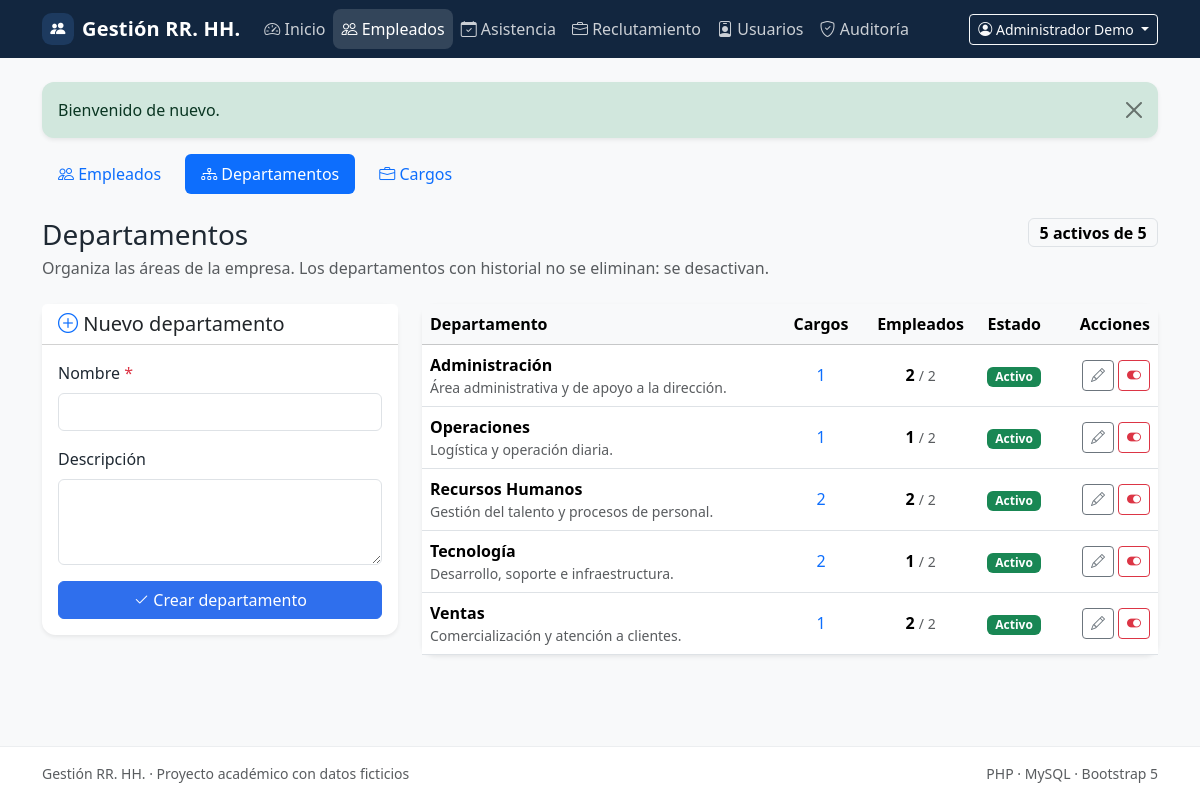
The page /departments (signed in) on the database its author committed.
### tables this page shows
CREATE TABLE IF NOT EXISTS users (
    id BIGINT UNSIGNED NOT NULL AUTO_INCREMENT,
    name VARCHAR(120) NOT NULL,
    email VARCHAR(190) NOT NULL,
    password_hash VARCHAR(255) NOT NULL,
    password_changed_at DATETIME(6) NULL,
    role ENUM('admin', 'hr') NOT NULL DEFAULT 'hr',
    is_active TINYINT(1) NOT NULL DEFAULT 1,
    last_login_at DATETIME NULL,
    created_at TIMESTAMP NOT NULL DEFAULT CURRENT_TIMESTAMP,
    updated_at TIMESTAMP NOT NULL DEFAULT CURRENT_TIMESTAMP ON UPDATE CURRENT_TIMESTAMP,
    PRIMARY KEY (id),
    UNIQUE KEY uq_users_email (email),
    KEY idx_users_role_active (role, is_active)
);

CREATE TABLE IF NOT EXISTS departments (
    id BIGINT UNSIGNED NOT NULL AUTO_INCREMENT,
    name VARCHAR(100) NOT NULL,
    description TEXT NULL,
    is_active TINYINT(1) NOT NULL DEFAULT 1,
    created_at TIMESTAMP NOT NULL DEFAULT CURRENT_TIMESTAMP,
    updated_at TIMESTAMP NOT NULL DEFAULT CURRENT_TIMESTAMP ON UPDATE CURRENT_TIMESTAMP,
    PRIMARY KEY (id),
    UNIQUE KEY uq_departments_name (name),
    KEY idx_departments_active (is_active)
);

### src/Modules/Employees/Views/departments/index.php (the view, shortened to what the rows shown need)
<?php
$activeTab = 'departments';
require __DIR__ . '/../partials/tabs.php';
?>
<div class="d-flex flex-wrap justify-content-between align-items-start gap-3 mb-4">
    <div>
        <h1 class="h3 mb-1">Departamentos</h1>
    </div>
</div>
<div class="row g-4">
    <div class="col-12 col-xl-4">
        <div class="card border-0 shadow-sm">
            <div class="card-header bg-white">
                <h2 class="h5 mb-0"><i class="bi bi-plus-circle text-primary"></i> Nuevo departamento</h2>
            </div>
        </div>
    </div>
    <div class="col-12 col-xl-8">
        <div class="card border-0 shadow-sm">
            <?php if ($departments === []): ?>
                <div class="card-body py-5 text-center">
                    <i class="bi bi-diagram-3 display-5 text-body-tertiary"></i>
                    <h2 class="h5 mt-3">Todavía no hay departamentos</h2>
                    <p class="text-body-secondary mb-0">Crea el primero con el formulario de la izquierda.</p>
                </div>
            <?php else: ?>
                <div class="table-responsive">
                    <table class="table table-hover align-middle mb-0">
                        <thead class="table-light">
                        <tr>
                            <th scope="col">Departamento</th>
                            <th scope="col" class="text-center">Cargos</th>
                            <th scope="col" class="text-center">Empleados</th>
                            <th scope="col">Estado</th>
                            <th scope="col" class="text-end">Acciones</th>
                        </tr>
                        </thead>
                        <tbody>
                        <?php foreach ($departments as $department): ?>
                            <?php
                            $isActive = (int) $department['is_active'] === 1;
                            $statusClass = $isActive ? 'success' : 'secondary';
                            ?>
                            <tr>
                                <td>
                                    <span class="fw-semibold"><?= e((string) $department['name']) ?></span>
                                    <?php if ($department['description'] !== null && $department['description'] !== ''): ?>
                                        <div class="small text-body-secondary">
                                            <?= e((string) $department['description']) ?>
                                        </div>
                                    <?php endif; ?>
                                </td>
                                <td class="text-center">
                                    <a href="/positions?department_id=<?= (int) $department['id'] ?>"
                                       class="text-decoration-none">
                                        <?= (int) $department['position_count'] ?>
                                    </a>
                                </td>
                                <td class="text-center">
                                    <span class="fw-semibold"><?= (int) $department['active_employee_count'] ?></span>
                                    <span class="text-body-secondary small">/ <?= (int) $department['employee_count'] ?></span>
                                </td>
                                <td>
                                    <span class="badge text-bg-<?= e($statusClass) ?>">
                                        <?= e(status_label($isActive ? 'active' : 'inactive')) ?>
                                    </span>
                                </td>
                                <td class="text-end">
                                    <div class="d-inline-flex flex-wrap justify-content-end gap-1">
                                        <a href="/departments/<?= (int) $department['id'] ?>/edit"
                                           class="btn btn-sm btn-outline-secondary" title="Editar" aria-label="Editar">
                                            <i class="bi bi-pencil"></i>
                                        </a>
                                        <form method="post"
                                              action="/departments/<?= (int) $department['id'] ?>/status"
                                              data-confirm="<?= $isActive
                                                  ? '¿Desactivar este departamento? Sus empleados y cargos conservarán el historial.'
                                                  : '¿Reactivar este departamento?' ?>">
                                            <button type="submit"
                                                    class="btn btn-sm btn-outline-<?= $isActive ? 'danger' : 'success' ?>"
                                                    title="<?= $isActive ? 'Desactivar' : 'Reactivar' ?>">
                                                <i class="bi <?= $isActive ? 'bi-toggle-on' : 'bi-toggle-off' ?>"></i>
                                            </button>
                                        </form>
                                    </div>
                                </td>
                            </tr>
                        <?php endforeach; ?>
                        </tbody>
                    </table>
                </div>
            <?php endif; ?>
        </div>
    </div>
</div>

### src/Shared/Views/layouts/app.php (shortened to what the rows shown need)
<!doctype html>
<html lang="es">
<head>
    <link href="https://cdn.jsdelivr.net/npm/bootstrap@5.3.3/dist/css/bootstrap.min.css" rel="stylesheet">
    <link href="https://cdn.jsdelivr.net/npm/bootstrap-icons@1.11.3/font/bootstrap-icons.min.css" rel="stylesheet">
    <link href="<?= e(asset('css/app.css')) ?>" rel="stylesheet">
</head>
<body class="bg-body-tertiary d-flex flex-column min-vh-100">
<nav class="navbar navbar-expand-lg navbar-dark app-navbar">
    <div class="container">
        <div class="collapse navbar-collapse" id="mainNavigation">
            <?php if ($currentUser !== null): ?>
                <div class="dropdown">
                    <button class="btn btn-sm btn-outline-light dropdown-toggle" type="button"
                            data-bs-toggle="dropdown" aria-expanded="false">
                        <i class="bi bi-person-circle"></i>
                        <?= e((string) $currentUser['name']) ?>
                    </button>
                </div>
            <?php endif; ?>
        </div>
    </div>
</nav>
<main class="flex-grow-1 py-4">
    <div class="container">
        <?php require __DIR__ . '/../partials/flash.php'; ?>
        <?= $content ?>
    </div>
</main>
</body>
</html>

### rows shown on the page
users: name "Administrador Demo"
departments: name "Administración", description "Área administrativa y de apoyo a la dirección.", position_count "1", active_employee_count "2", employee_count "2", is_active "Activo"
departments: name "Operaciones", description "Logística y operación diaria.", position_count "1", active_employee_count "1", employee_count "2", is_active "Activo"
departments: name "Recursos Humanos", description "Gestión del talento y procesos de personal.", position_count "2", active_employee_count "2", employee_count "2", is_active "Activo"
departments: name "Tecnología", description "Desarrollo, soporte e infraestructura.", position_count "2", active_employee_count "1", employee_count "2", is_active "Activo"
departments: name "Ventas", description "Comercialización y atención a clientes.", position_count "1", active_employee_count "2", employee_count "2", is_active "Activo"

### other values the page prints
$appName "Gestión RR. HH."
$item['label'] "Inicio"
$item['label'] "Empleados"
$item['label'] "Asistencia"
$item['label'] "Reclutamiento"
$item['label'] "Usuarios"
$item['label'] "Auditoría"
$message['message'] "Bienvenido de nuevo."
$tab['label'] "Empleados"
$tab['label'] "Departamentos"
$tab['label'] "Cargos"
$activeDepartments "5"
count($departments) "5"
